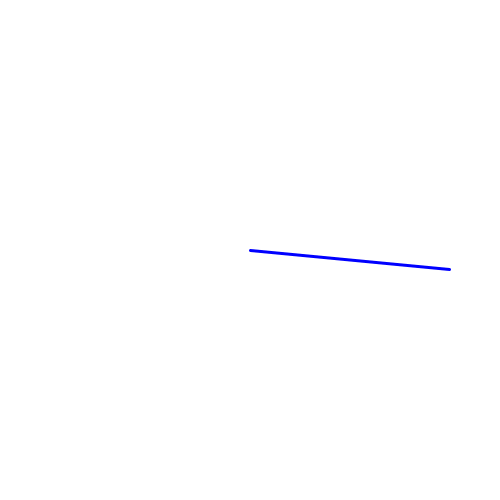
Frame 1 (no input)
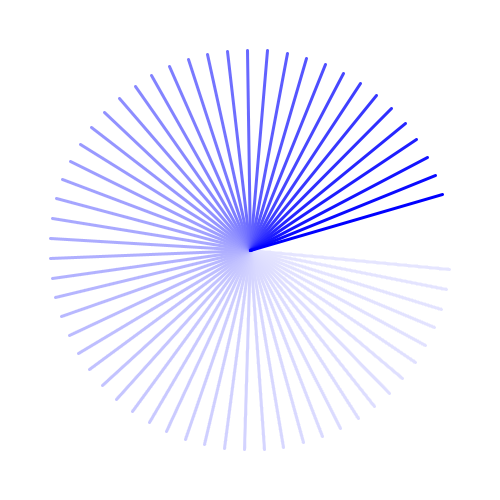
Frame 60 (the mouse pressed at the canvas centre just before this capture)
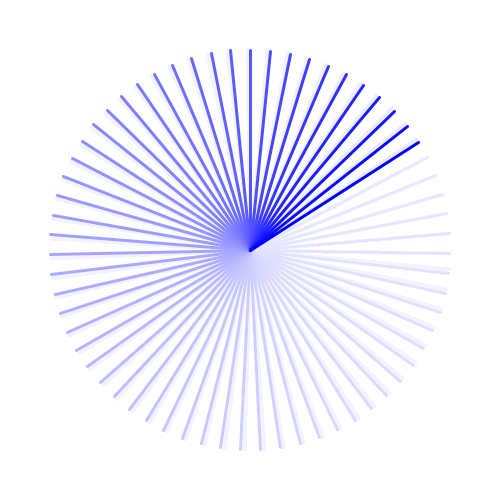
Frame 120 (the mouse held since frame 60 and released just before this capture)

The Processing sketch that drew these frames (run headless with seeded random() and noise(); from frame 60 on, the mouse is pressed at the canvas centre):

// Processing sketch: processing_27125
// ── processing_27125.pde

//http://www.openprocessing.org/visuals/?visualID=16119


float r;
int x;
int y;

void setup() {
  size(500, 500);
  x=width/2;
  y=height/2;
  smooth();
  background(255);

}
 
void draw() {
  fill(255, 10);
  noStroke();
  rect(0,0,width,height);

  r=r+0.1;
  
  translate(x, y);
  rotate(r);

  renderShape();
}
 
void renderShape() {
  stroke(0,0,255);
  strokeWeight(3);
  line(0,0,200,0);
}
 
